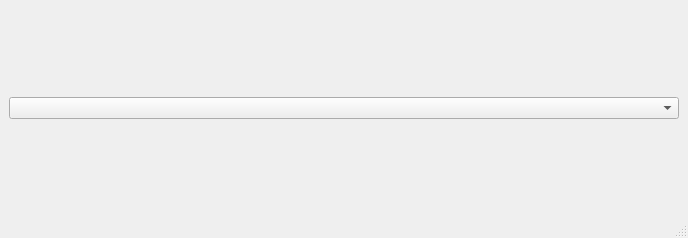
<?xml version="1.0" encoding="UTF-8"?>
<ui version="4.0">
 <class>form21</class>
 <widget class="QMainWindow" name="form21">
  <property name="geometry">
   <rect>
    <x>0</x>
    <y>0</y>
    <width>688</width>
    <height>238</height>
   </rect>
  </property>
  <property name="windowTitle">
   <string>MainWindow</string>
  </property>
  <widget class="QWidget" name="centralwidget">
   <layout class="QGridLayout" name="gridLayout">
    <item row="0" column="0">
     <widget class="QComboBox" name="comboBox"/>
    </item>
   </layout>
  </widget>
  <widget class="QMenuBar" name="menubar">
   <property name="geometry">
    <rect>
     <x>0</x>
     <y>0</y>
     <width>688</width>
     <height>22</height>
    </rect>
   </property>
  </widget>
  <widget class="QStatusBar" name="statusbar"/>
 </widget>
 <resources/>
 <connections/>
</ui>
